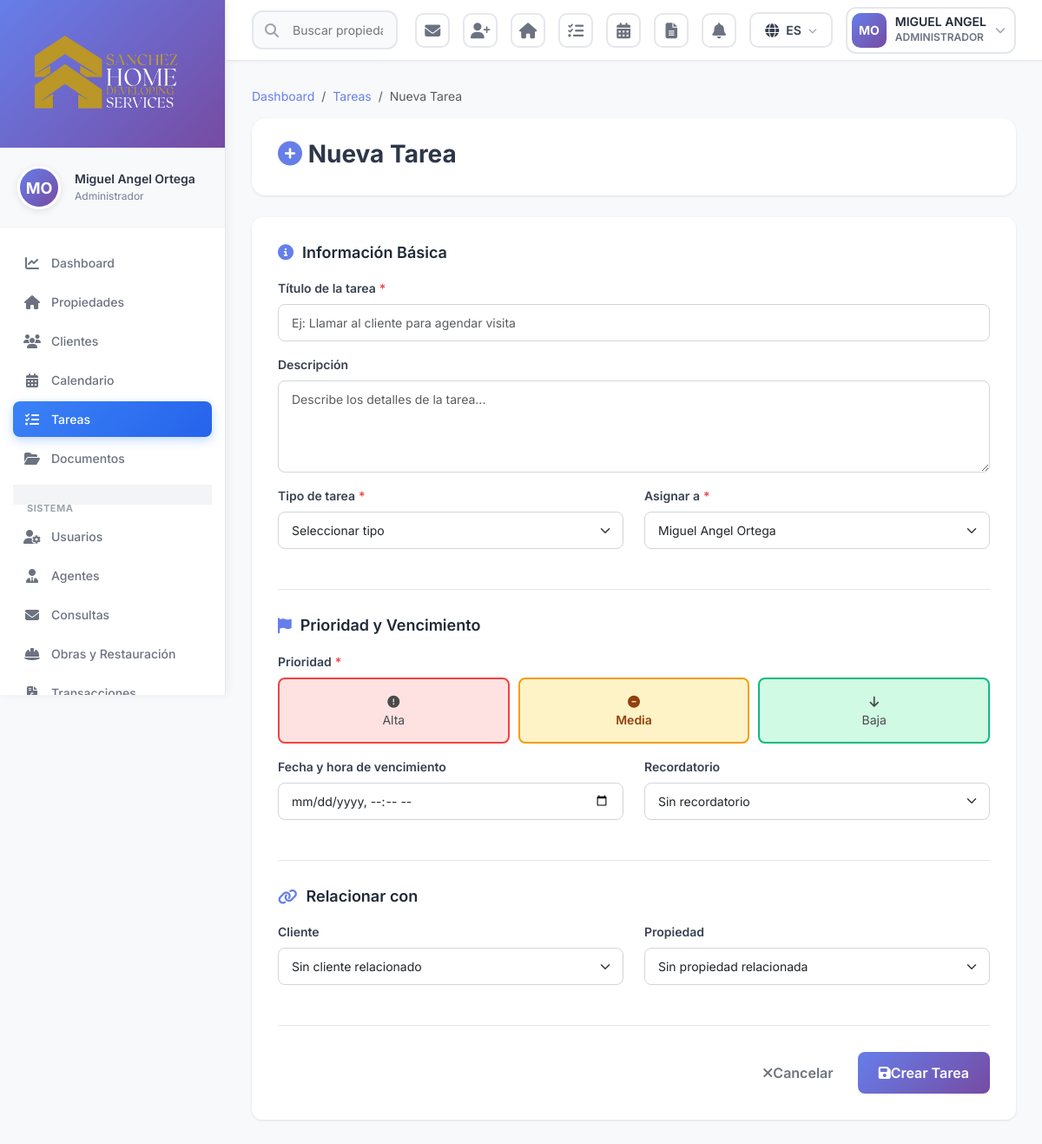
The app's page /nueva-tarea.php (signed in) with its own data.
### tables this page shows
CREATE TABLE `users` (
  `id` int(10) UNSIGNED NOT NULL,
  `username` varchar(100) NOT NULL,
  `email` varchar(255) NOT NULL,
  `password` varchar(255) NOT NULL,
  `first_name` varchar(100) NOT NULL,
  `last_name` varchar(100) NOT NULL,
  `phone` varchar(50) DEFAULT NULL,
  `phone_office` varchar(50) DEFAULT NULL,
  `profile_picture` varchar(500) DEFAULT NULL,
  `document_id` varchar(100) DEFAULT NULL,
  `date_of_birth` date DEFAULT NULL,
  `address` text DEFAULT NULL,
  `role_id` int(10) UNSIGNED NOT NULL,
  `office_id` int(10) UNSIGNED DEFAULT NULL,
  `status` enum('active','inactive','suspended') DEFAULT 'active',
  `position` varchar(150) DEFAULT NULL,
  `specialization` varchar(150) DEFAULT NULL,
  `license_number` varchar(100) DEFAULT NULL,
  `commission_sale` decimal(5,2) DEFAULT 0.00,
  `commission_rent` decimal(5,2) DEFAULT 0.00,
  `biography` text DEFAULT NULL,
  `linkedin_url` varchar(500) DEFAULT NULL,
  `facebook_url` varchar(500) DEFAULT NULL,
  `twitter_url` varchar(500) DEFAULT NULL,
  `instagram_url` varchar(500) DEFAULT NULL,
  `whatsapp_business` varchar(50) DEFAULT NULL,
  `language` varchar(5) DEFAULT 'en',
  `show_in_public_website` tinyint(1) DEFAULT 0,
  `total_sales` int(10) UNSIGNED DEFAULT 0,
  `total_rentals` int(10) UNSIGNED DEFAULT 0,
  `total_transaction_value` decimal(15,2) DEFAULT 0.00,
  `average_rating` decimal(3,2) DEFAULT 0.00,
  `email_verified_at` timestamp NULL DEFAULT NULL,
  `remember_token` varchar(100) DEFAULT NULL,
  `last_login` timestamp NULL DEFAULT NULL,
  `created_at` timestamp NULL DEFAULT current_timestamp(),
  `updated_at` timestamp NULL DEFAULT current_timestamp() ON UPDATE current_timestamp()
);

CREATE TABLE `roles` (
  `id` int(10) UNSIGNED NOT NULL,
  `name` varchar(100) NOT NULL,
  `display_name` varchar(150) NOT NULL,
  `description` text DEFAULT NULL,
  `permissions` longtext DEFAULT NULL CHECK (json_valid(`permissions`)),
  `is_active` tinyint(1) DEFAULT 1,
  `created_at` timestamp NULL DEFAULT current_timestamp(),
  `updated_at` timestamp NULL DEFAULT current_timestamp() ON UPDATE current_timestamp()
);

### nueva-tarea.php (the view, shortened to what the rows shown need)
<?php
require_once 'config.php';
require_once 'database.php';
require_once 'functions.php';
$currentUser = getCurrentUser();
include 'header.php';
include 'sidebar.php';
?>
<div class="main-content">
    <div class="tasks-container">
        <div class="page-header-modern">
            <h2 class="page-title-modern">
                <i class="fas fa-plus-circle" style="color: #667eea;"></i> Nueva Tarea
            </h2>
        </div>
    </div>
</div>
<?php include 'footer.php'; ?>

### header.php (shortened to what the rows shown need)
<!DOCTYPE html>
<html lang="<?php echo currentLanguage() === 'es' ? 'es' : 'en'; ?>">
<head>
    <link href="https://cdn.jsdelivr.net/npm/bootstrap@5.3.0/dist/css/bootstrap.min.css" rel="stylesheet">
    <link rel="stylesheet" href="https://cdnjs.cloudflare.com/ajax/libs/font-awesome/6.4.0/css/all.min.css">
    <link rel="stylesheet" href="https://cdn.jsdelivr.net/npm/sweetalert2@11/dist/sweetalert2.min.css">
    <link rel="stylesheet" href="assets/css/style.css">
</head>
<body>
<div class="header-modern">
    <div class="header-actions">
        <div class="custom-dropdown" id="userDropdown">
            <div class="custom-dropdown-toggle user-dropdown-toggle">
                <?php if($currentUser['profile_picture']): ?>
                <img src="<?php echo htmlspecialchars($currentUser['profile_picture']); ?>"
                     alt="<?php echo htmlspecialchars($currentUser['first_name']); ?>"
                     class="user-avatar-header">
                <?php else: ?>
                <div class="user-avatar-header" style="background: linear-gradient(135deg, #667eea 0%, #764ba2 100%); display: flex; align-items: center; justify-content: center; color: white; font-weight: 700; font-size: 14px;">
                    <?php echo strtoupper(substr($currentUser['first_name'], 0, 1) . substr($currentUser['last_name'], 0, 1)); ?>
                </div>
                <?php endif; ?>
                <div class="user-info-header">
                    <div class="user-info-name"><?php echo htmlspecialchars($currentUser['first_name']); ?></div>
                    <div class="user-info-role"><?php echo htmlspecialchars($currentUser['role']['display_name'] ?? __('user', [], 'Usuario')); ?></div>
                </div>
                <i class="fas fa-chevron-down" style="color: #9ca3af; font-size: 12px;"></i>
            </div>
        </div>
    </div>
</div>
</body>
</html>
</body>
</html>

### sidebar.php (shortened to what the rows shown need)
<aside class="sidebar" id="sidebar">
    <div class="user-profile-section">
        <div class="d-flex align-items-center gap-3">
            <?php if($currentUser['profile_picture']): ?>
            <img src="<?php echo htmlspecialchars($currentUser['profile_picture']); ?>"
                 alt="<?php echo htmlspecialchars($currentUser['first_name']); ?>"
                 class="user-avatar">
            <?php else: ?>
            <div class="user-avatar-placeholder">
                <?php echo strtoupper(substr($currentUser['first_name'], 0, 1) . substr($currentUser['last_name'], 0, 1)); ?>
            </div>
            <?php endif; ?>
            <div class="flex-grow-1 user-info">
                <h6 class="user-name">
                    <?php echo htmlspecialchars($currentUser['first_name'] . ' ' . $currentUser['last_name']); ?>
                </h6>
                <small class="user-role">
                    <?php echo htmlspecialchars($currentUser['role']['display_name'] ?? __('user', [], 'Usuario')); ?>
                </small>
            </div>
        </div>
    </div>
</aside>

### records on screen
users: first_name+last_name "MO", first_name "MIGUEL ANGEL", first_name+last_name "Miguel Angel Ortega"
roles: display_name "ADMINISTRADOR", display_name "Administrador"

### other values on screen
__('menu.dashboard', [], 'Dashboard') "Dashboard"
__('menu.properties', [], 'Propiedades') "Propiedades"
__('menu.clients', [], 'Clientes') "Clientes"
__('menu.calendar', [], 'Calendario') "Calendario"
__('menu.tasks', [], 'Tareas') "Tareas"
__('menu.documents', [], 'Documentos') "Documentos"
__('menu.system', [], 'Gestión') "SISTEMA"
__('menu.users', [], 'Usuarios') "Usuarios"
__('menu.agents', [], 'Agentes') "Agentes"
__('menu.inquiries', [], 'Consultas') "Consultas"
__('menu.projects', [], 'Obras y Restauración') "Obras y Restauración"
form field assigned_to "Miguel Angel Ortega"
